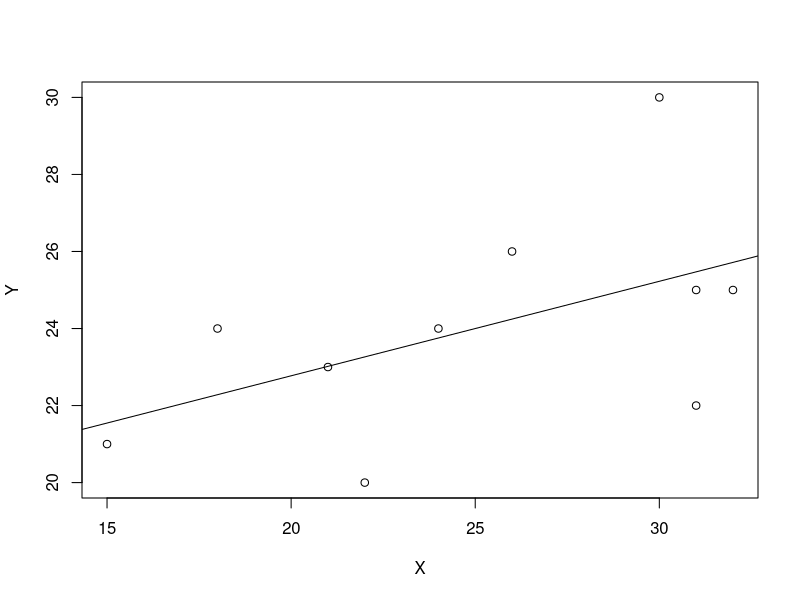

This chart was generated by the following R code:
library(ggplot2)

X <- c(15,18,21,22,24,26,31,32,31,30)
Y <- c(21,24,23,20,24,26,22,25,25,30)
N <- c(1:10)



TEST <- data.frame(X, Y)
TEST$X_BAR <- (mean(X))
TEST$Y_BAR <- (mean(Y))
TEST$X_XBAR <- (X-TEST$X_BAR)
TEST$Y_YBAR <- (Y-TEST$Y_BAR)
TEST$SSX_SSY <- (TEST$X_XBAR*TEST$Y_YBAR)
TEST$X_SQURE <- (TEST$X_XBAR^2)
TEST$Y_SQURE <- (TEST$Y_YBAR^2)

sum(TEST$SSX_SSY)/(  sqrt(sum(TEST$X_SQURE)*(sum(TEST$Y_SQURE))))

plot(Y~X) 
abline(lm(Y~X)) 

cor.test(X,Y)

summary(X)
summary(Y)
cor(X,Y, use = "everything", method = "pearson")
cov(X,Y)



chisq.test(X)
chisq.test(Y)








